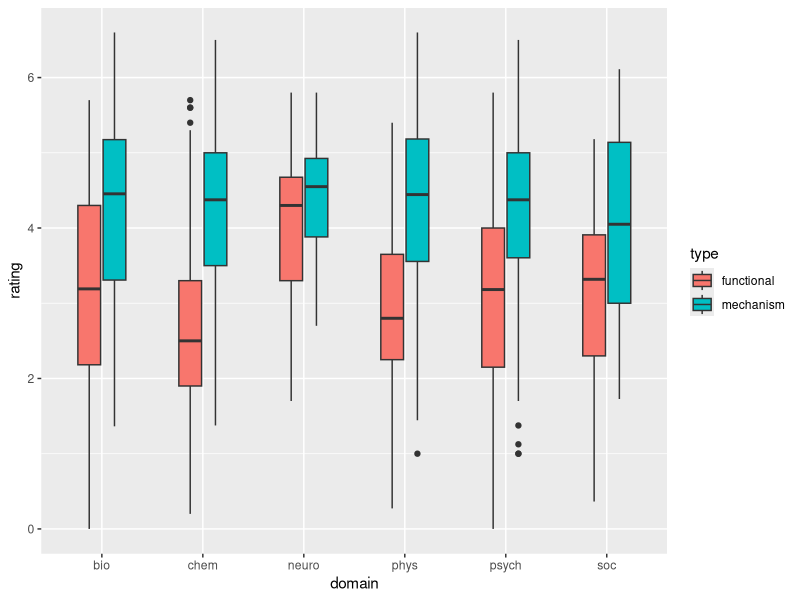
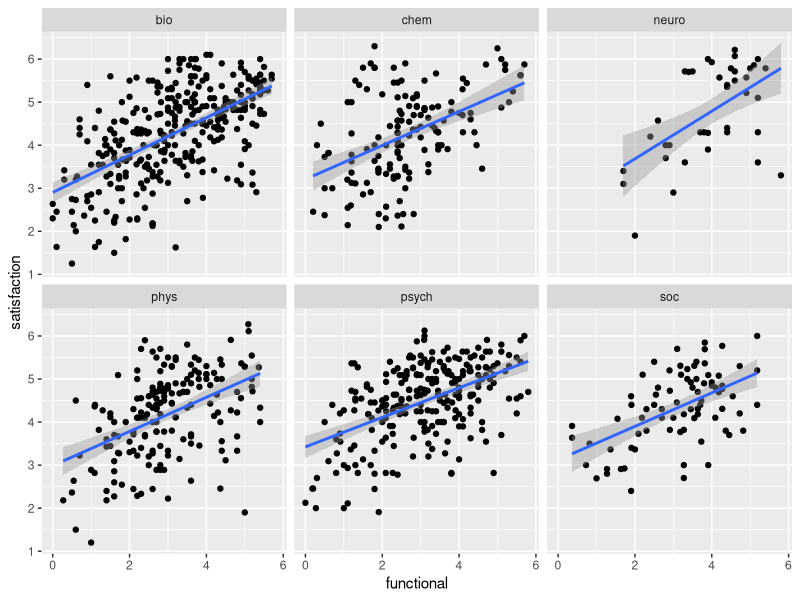
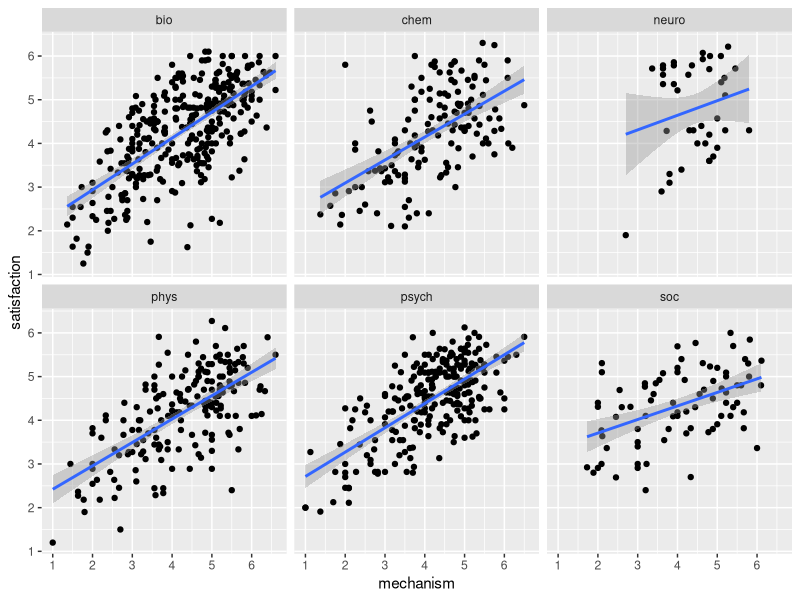
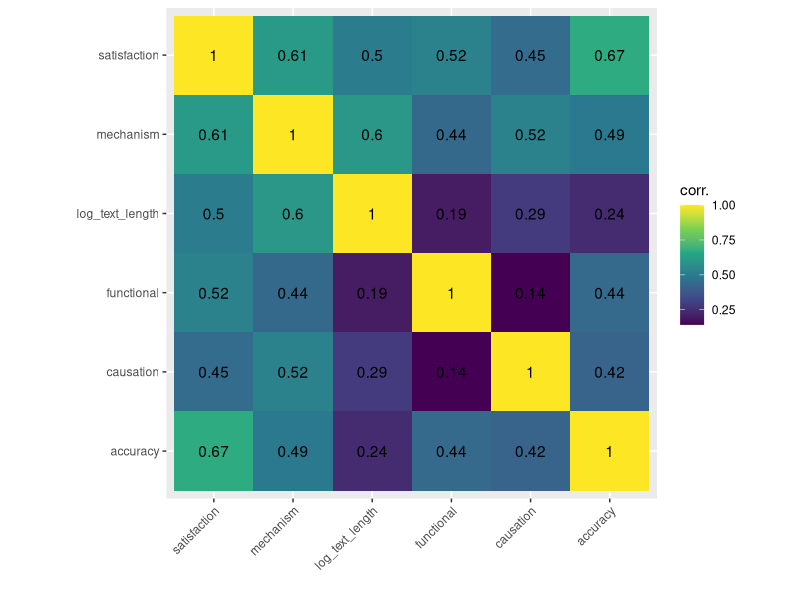

Recreate these plots in R, in order.
## ---- chunk 1

## ---- chunk 2
library(tidyverse)
## ---- chunk 3
eiw <- read_csv("../data/explanations-in-wild-s1-full.csv")
## ---- chunk 4
dim(eiw)
## ---- chunk 5
glimpse(eiw)
## ---- chunk 6

## ---- chunk 7
eiw %>% 
  pivot_longer(
    c(functional, mechanism),
    names_to = "type",
    values_to = "rating"
  ) %>% 
    ggplot(aes(x=domain, y = rating, fill=type)) +
  geom_boxplot(width=.5)
## ---- chunk 8
eiw %>% 
  ggplot(aes(x = functional, y = satisfaction)) +
  geom_point() +
  geom_smooth(method="lm") +
  facet_wrap(~domain, labeller = label_wrap_gen(width=25)) +
  theme(aspect.ratio=1)
## ---- chunk 9
eiw %>% 
  ggplot(aes(x = mechanism, y = satisfaction)) +
  geom_point() +
  geom_smooth(method="lm") +
  facet_wrap(~domain, labeller = label_wrap_gen(width=25)) +
  theme(aspect.ratio=1)
## ---- chunk 10
eiw %>% 
  mutate(
    log_text_length = log(stringr::str_length(text))
  ) %>% 
  select(satisfaction, accuracy, causation, mechanism, functional, log_text_length) %>% 
  cor() %>% 
  as_tibble(rownames = "var1") %>% 
  gather(var2, val, -var1) %>%  
  ggplot(aes(x=var1, y=var2, fill=val)) +
  geom_tile() +
  geom_text(aes(label=round(val,2))) +
  scale_x_discrete(limits=rev) +
  scale_fill_viridis_c() +
  theme(axis.text.x = element_text(angle=45, hjust=1, vjust=1), aspect.ratio=1) +
  labs(fill="corr.", x="", y="")
